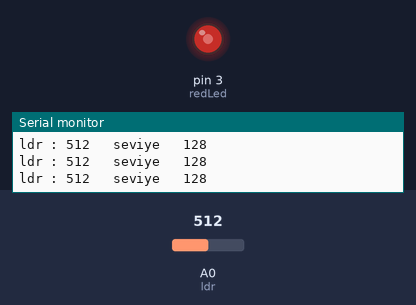
Bench run of a sketch on a simulated Arduino Uno, built with avr-gcc and run on an emulated ATmega328P. Parts: output pins drawn as LEDs (lit = HIGH), the last lines printed to the serial monitor. Inputs (shaded band) come from the test bench; at power-on: A0 (ldr) = 512.

Above: at 1.2 s.
1.3 s: A0 (ldr) set to 607
At 1.8 s:
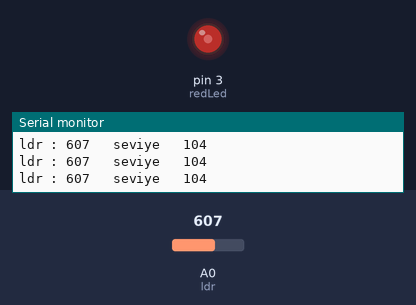
4.3 s: A0 (ldr) set to 634
At 4.8 s:
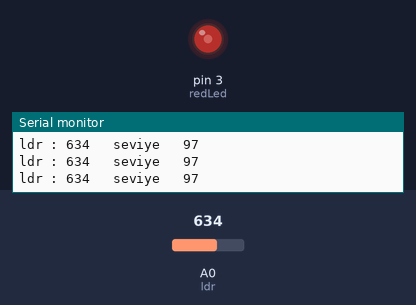
7.3 s: A0 (ldr) set to 105
At 7.9 s:
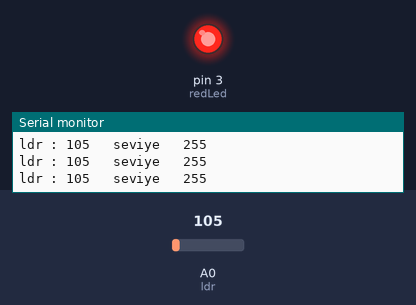
8.8 s: A0 (ldr) set to 92
11.8 s: A0 (ldr) set to 306
At 12.1 s:
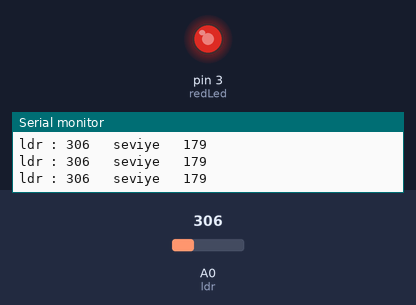
13.3 s: A0 (ldr) set to 914
At 14.1 s:
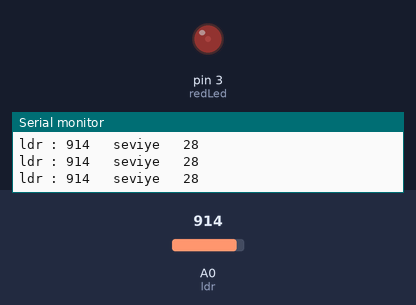
14.8 s: A0 (ldr) set to 940
At 15.8 s:
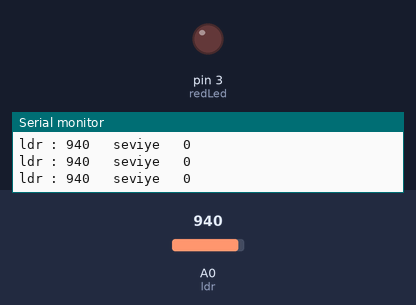
Timing chart, 0 to 17.3 s (numbered marks = the images above; inputs shaded):
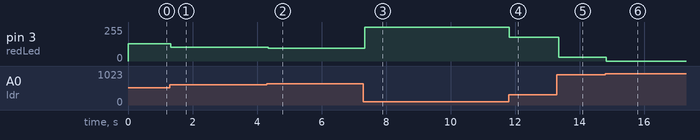

The sketch:

ldr.ino
```cpp
#define ldr A0
#define redLed 3

int ldrValue;

byte level ;


void setup() {
  Serial.begin(9600);
  pinMode(redLed,OUTPUT);

}

void loop() {
  ldrValue = analogRead(ldr);
  Serial.print("ldr : ");
  Serial.print(ldrValue);
  Serial.print("\t seviye \t");
  Serial.println(level);
  level = map(ldrValue,0,1023,255,0);
  analogWrite(redLed,level);

  if(level < 25){
    level = 0;
    analogWrite(redLed,level);

  }
  if(level > 180){
    level = 255;
    analogWrite(redLed,level);
  }

}
```

Measured:
- after the input at 1.3 s, pin 3 (redLed): 128/255 → 104/255 at once
- after the input at 4.3 s, pin 3 (redLed): 104/255 → 97/255 after 0.05 s
- after the input at 7.3 s, pin 3 (redLed): 97/255 → 255/255 at once
- after the input at 11.8 s, pin 3 (redLed): 255/255 → 179/255 at once
- after the input at 13.3 s, pin 3 (redLed): 179/255 → 28/255 after 0.05 s
- after the input at 14.8 s, pin 3 (redLed): 28/255 → 0/255 at once
